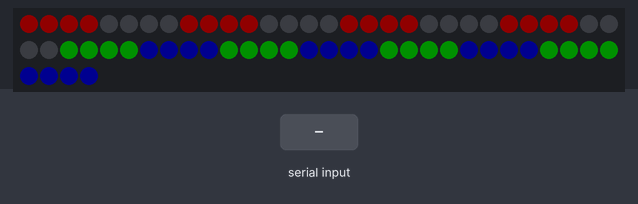
Bench run of a program on a simulated Arduino Leonardo, built with avr-gcc and run on an emulated ATmega32U4. On the bench: 64 RGB LEDs in strip order, left to right, continuing on the next row. The test bench sets the inputs (shaded band). Dim RGB values are drawn brighter than linear; what the program prints to the serial monitor is not drawn.

Above: at 3.38 s.
At 3.88 s:
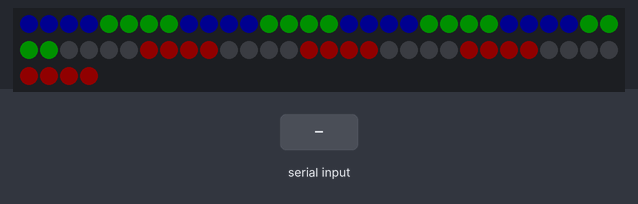
4.3 s: "1" received over Serial
At 6.42 s:
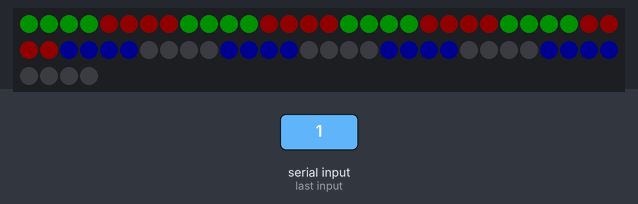
Timing chart, 0 to 7.9 s (numbered marks = the images above; inputs shaded):
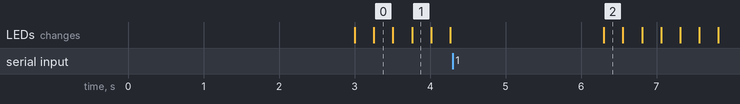

The program:

main.cpp
```cpp
#include "common.h"

#include <Arduino.h>
#include <FastLED.h>

#include "comm.h"
#include "anim.h"
#include "init.h"

#define LED_PIN 5
#define CHIPSET WS2811
#define COLOR_ORDER GRB
#define BRIGHTNESS 16

CRGB leds[NUM_LEDS];

AnimationState currentAnimation = {};
byte* animationData = nullptr;

void setup()
{
    delay(3000);

    Serial.begin(115200);

    FastLED.addLeds<CHIPSET, LED_PIN, COLOR_ORDER>(leds, NUM_LEDS)
        .setCorrection(TypicalSMD5050);
    FastLED.setBrightness(BRIGHTNESS);

    setInitialAnimation(&currentAnimation.Data);
    initAnimation(leds, &currentAnimation);
}

bool cmdUpdateAnimation(Packet packet)
{
    free(animationData);
    currentAnimation = {};
    auto size = packet.Size - 1;
    auto dataPtr = packet.Data + 1;

    if(size < sizeof(AnimationMeta))
    {
        FastLED.showColor(CRGB::Yellow);
        return true;
    }

    AnimationMeta* meta = (AnimationMeta*)dataPtr;
    if(!validate(*meta, size))
    {
        FastLED.showColor(CRGB::Red);
        return true;
    }

    animationData = packet.Data;
    currentAnimation.Data.Meta = meta;
    currentAnimation.Data.Frames = (AnimationFrame*)(dataPtr + sizeof(AnimationMeta));
    currentAnimation.Data.ImageData = ((byte*) currentAnimation.Data.Frames) + sizeof(AnimationFrame) * meta->FrameCount;
    initAnimation(leds, &currentAnimation);
    return false;
}

// Returns true if packet can be freed.
bool handlePacket(Packet packet)
{
    auto cmd = packet.Data[0];
    switch(cmd)
    {
        case COMM_CMD_UPDATE_ANIMATION:
            return cmdUpdateAnimation(packet);

        default:
            return true;
    }
}

void loop()
{
    if (Serial.available() > 0)
    {
        Packet packet;
        bool freePacket = true;
        if(readPacket(&packet))
            freePacket = handlePacket(packet);
        if(freePacket)
            free(packet.Data);
    }

    if(!currentAnimation.IsRunning)
        return;

    tickAnimation(leds, &currentAnimation);
}
```

anim.cpp
```cpp
#include "anim.h"

#pragma region Validate
size_t get_palette_frame_data_size(byte imageCount, byte bitDepth)
{
    return ((1 << bitDepth) * sizeof(CRGB)) + ((imageCount * NUM_LEDS * bitDepth) / 8);
}

size_t getImageDateSize(AnimationMeta meta)
{
    switch(meta.ColorFormat)
    {
        case COLOR_FORMAT_RGB:
            return meta.ImageCount * 3 * NUM_LEDS;

        case COLOR_FORMAT_1BPP:
            return get_palette_frame_data_size(meta.ImageCount, 1);

        case COLOR_FORMAT_2BPP:
            return get_palette_frame_data_size(meta.ImageCount, 2);

        case COLOR_FORMAT_4BPP:
            return get_palette_frame_data_size(meta.ImageCount, 4);

        default:
            return 0;
    }
}

bool validate(AnimationMeta meta, size_t size)
{
    auto expectedSize = sizeof(AnimationMeta)
        + sizeof(AnimationFrame) * meta.FrameCount
        + getImageDateSize(meta);
    return expectedSize == size;
}
#pragma endregion

#pragma region Render
void renderImageRGB(CRGB leds[], Animation* anim, byte index)
{
    memcpy(leds, anim->ImageData + index * NUM_LEDS * 3, NUM_LEDS * 3);
}

void renderImageBPP(CRGB leds[], Animation* anim, byte index, byte bitDepth)
{
    auto paletteSize = 1 << bitDepth;
    CRGB* palette = (CRGB*)anim->ImageData;
    auto bitOffset = (paletteSize * 3 * 8) + (index * NUM_LEDS * bitDepth);
    uint8_t bitMask = ~(0xFF << bitDepth);

    for(int i = 0; i < NUM_LEDS; i++)
    {
        auto currentBitOffset = bitOffset + (i * bitDepth);
        auto byteOffset = currentBitOffset / 8;
        auto bitIndex = currentBitOffset % 8;
        auto colorIndex = (anim->ImageData[byteOffset] >> bitIndex) & bitMask;
        leds[i] = palette[colorIndex];
    }
}

void renderImage(CRGB leds[], Animation* anim, byte index)
{
    switch(anim->Meta->ColorFormat)
    {
        case COLOR_FORMAT_RGB:
            renderImageRGB(leds, anim, index);
            break;

        case COLOR_FORMAT_1BPP:
            renderImageBPP(leds, anim, index, 1);
            break;

        case COLOR_FORMAT_2BPP:
            renderImageBPP(leds, anim, index, 2);
            break;

        case COLOR_FORMAT_4BPP:
            renderImageBPP(leds, anim, index, 4);
            break;
    }

    FastLED.show();
}
#pragma endregion

void renderAnimation(CRGB leds[], AnimationState *state)
{
    auto meta = state->Data.Frames[state->CurrentFrame];
    renderImage(leds, &state->Data, meta.ImageIndex);
    state->LastFrameAdvanceTime = millis();
}

void initAnimation(CRGB leds[], AnimationState* state)
{
    if(state->Data.ImageData == nullptr)
        return;

    state->CurrentFrame = 0;
    state->IsRunning = state->Data.Meta->FrameCount != 0 && state->Data.Meta->ImageCount != 0;
    if(!state->IsRunning)
        return;

    renderAnimation(leds, state);
}

void advanceAnimation(CRGB leds[], AnimationState* state)
{
    auto newFrameIndex = state->CurrentFrame + 1;
    if(newFrameIndex >= state->Data.Meta->FrameCount)
    {
        if(state->Data.Meta->LoopStartIndex >= state->Data.Meta->FrameCount)
        {
            state->IsRunning = false;
            return;
        }

        newFrameIndex = state->Data.Meta->LoopStartIndex;
    }

    state->CurrentFrame = newFrameIndex;
    renderAnimation(leds, state);
}

void tickAnimation(CRGB leds[], AnimationState* state)
{
    if(!state->IsRunning)
        return;

    auto currentTime = millis();
    auto frameMeta = state->Data.Frames[state->CurrentFrame];
    auto delay = state->Data.Meta->BaseDelay * frameMeta.DelayFactor;
    auto timeDiff = currentTime - state->LastFrameAdvanceTime;
    if(timeDiff >= delay)
        advanceAnimation(leds, state);
}
```

anim.h
```cpp
#ifndef ANIM_H
#define ANIM_H

#include "common.h"

#include <Arduino.h>
#include <FastLED.h>

#define COLOR_FORMAT_RGB 0x00
#define COLOR_FORMAT_1BPP 0x01
#define COLOR_FORMAT_2BPP 0x02
#define COLOR_FORMAT_4BPP 0x03

typedef struct
{
    byte ImageIndex;
    byte DelayFactor;
} AnimationFrame;

typedef struct
{
    byte ColorFormat;
    byte ImageCount;
    byte FrameCount;
    byte LoopStartIndex;
    uint64_t BaseDelay;
} AnimationMeta;

typedef struct
{
    const AnimationMeta* Meta;
    const AnimationFrame* Frames;
    const byte* ImageData;
} Animation;

typedef struct
{
    Animation Data;
    byte CurrentFrame;
    uint64_t LastFrameAdvanceTime;
    bool IsRunning;
} AnimationState;

// void renderImage(CRGB leds[], Animation* anim, byte index);

bool validate(AnimationMeta meta, size_t size);

void initAnimation(CRGB leds[], AnimationState* state);

void tickAnimation(CRGB leds[], AnimationState* state);

#endif /* ANIM_H */
```

comm.cpp
```cpp
#include <Arduino.h>
#include "comm.h"

#define HEADER_SIZE 5

const uint8_t header[HEADER_SIZE] = { 0xFE, 0xED, 0xC0, 0xFF, 0xEE };

void respond(uint8_t code, const char msg[] = "")
{
    Serial.write(code);
    Serial.println(msg);
    Serial.flush();
}

bool waitForData()
{
    auto timeout = Serial.getTimeout();
    auto startTime = millis();
    while(Serial.available() <= 0 && millis() - startTime < timeout) ;
    return Serial.available() > 0;
}

bool readPacket(Packet* packet)
{
    packet_size_t size;
    Serial.readBytes((uint8_t*)&size, sizeof(packet_size_t));

    if(size < HEADER_SIZE)
    {
        respond(COMM_RESP_ERROR, "Size too small for header.");
        return false;
    }

    uint8_t headerBytes[HEADER_SIZE];
    Serial.readBytes(headerBytes, HEADER_SIZE);
    for(auto i = 0; i < HEADER_SIZE; i++)
    {
        if(headerBytes[i] != header[i])
        {
            respond(COMM_RESP_ERROR, "Header not found.");
            return false;
        }
    }

    packet->Size = size - HEADER_SIZE;
    packet->Data = (uint8_t*)malloc(packet->Size);
    if(packet->Data == NULL)
    {
        respond(COMM_RESP_ERROR, "Packet too big to allocate.");
        return false;
    }

    size_t bytesRead = 0;
    while(bytesRead < packet->Size)
    {
        auto currentBytesRead = Serial.readBytes(packet->Data + bytesRead, packet->Size - bytesRead);
        if(currentBytesRead == 0)
        {
            respond(COMM_RESP_ERROR, "Reading timed out.");
            return false;
        }
        bytesRead += currentBytesRead;
    }

    respond(COMM_RESP_OK);
    return true;
}
```

comm.h
```cpp
#ifndef COMM_H
#define COMM_H
#include <Arduino.h>

#define COMM_CMD_UPDATE_ANIMATION (uint8_t)0x01

#define COMM_RESP_OK (uint8_t)0x00
#define COMM_RESP_ERROR (uint8_t)0xFF

typedef uint16_t packet_size_t;

struct Packet
{
    packet_size_t Size;
    uint8_t* Data;
};

bool readPacket(Packet* packet);

#endif /* COMM_H */
```

common.h
```cpp
#ifndef COMMON_H
#define COMMON_H

#define FASTLED_ALLOW_INTERRUPTS 0
#define NUM_LEDS 64

#endif /* COMMON_H */
```

init.cpp
```cpp
#include "init.h"

#define NUM_FRAMES 4
#define NUM_IMAGES 4

const AnimationMeta Meta =
{
    COLOR_FORMAT_2BPP,
    NUM_IMAGES,
    NUM_FRAMES,
    0,
    250,
};

const AnimationFrame Frames[NUM_FRAMES] =
{
    { 0, 1 },
    { 1, 1 },
    { 2, 1 },
    { 3, 1 },
};

const byte ImageData[((sizeof(CRGB) * 4) + ((NUM_LEDS * NUM_IMAGES * 2) / 8))] =
{
    0x00, 0x00, 0x00, // Color #0
    0xFF, 0x00, 0x00, // Color #1
    0x00, 0xFF, 0x00, // Color #2
    0x00, 0x00, 0xFF, // Color #3
    0x00, 0xFF, 0x00, 0xFF, 0x00, 0xFF, 0x00, 0xFF, // Frame #1
    0x55, 0xAA, 0x55, 0xAA, 0x55, 0xAA, 0x55, 0xAA, // Frame #1
    0x55, 0x00, 0x55, 0x00, 0x55, 0x00, 0x55, 0x00, // Frame #2
    0xAA, 0xFF, 0xAA, 0xFF, 0xAA, 0xFF, 0xAA, 0xFF, // Frame #2
    0xAA, 0x55, 0xAA, 0x55, 0xAA, 0x55, 0xAA, 0x55, // Frame #3
    0xFF, 0x00, 0xFF, 0x00, 0xFF, 0x00, 0xFF, 0x00, // Frame #3
    0xFF, 0xAA, 0xFF, 0xAA, 0xFF, 0xAA, 0xFF, 0xAA, // Frame #4
    0x00, 0x55, 0x00, 0x55, 0x00, 0x55, 0x00, 0x55, // Frame #4
};

void setInitialAnimation(Animation* anim)
{
    anim->Meta = &Meta;
    anim->Frames = Frames;
    anim->ImageData = ImageData;
}
```

init.h
```cpp
#ifndef INIT_H
#define INIT_H

#include "anim.h"

void setInitialAnimation(Animation* anim);

#endif /* INIT_H */
```
